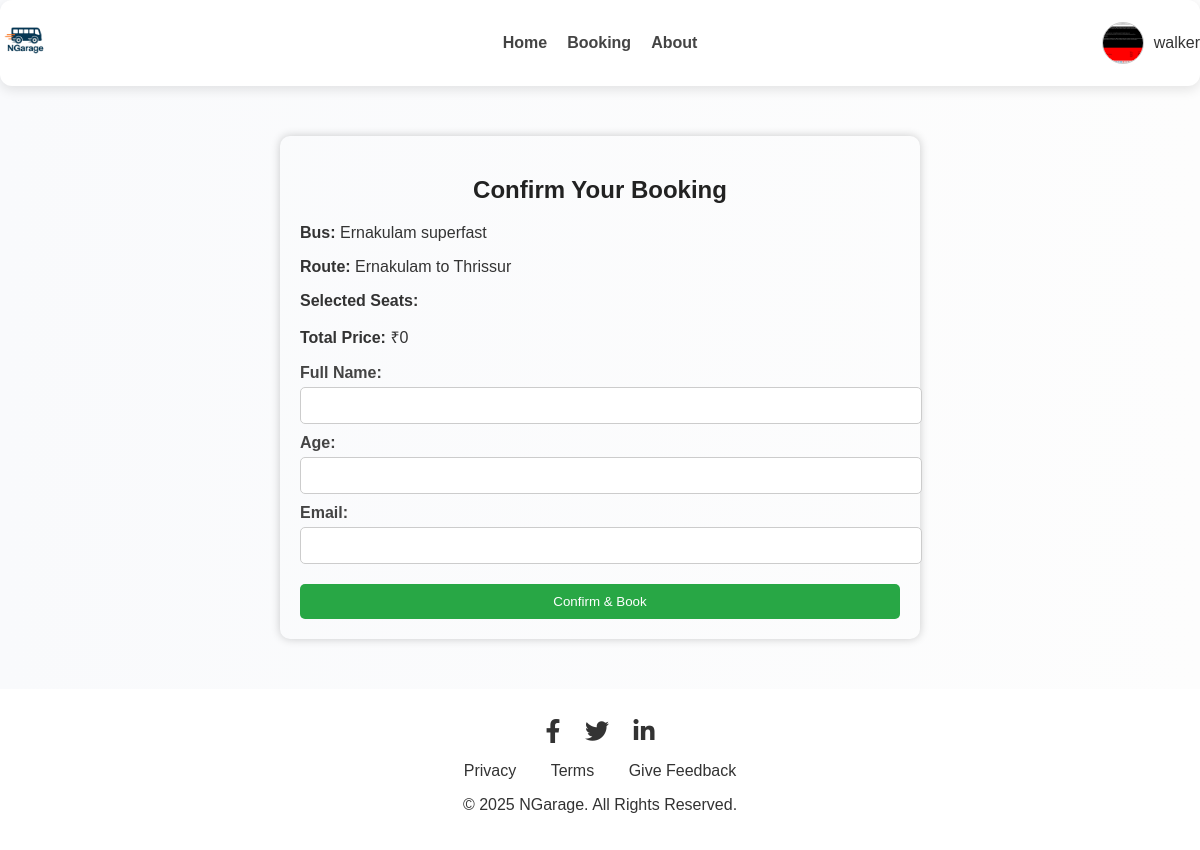
/confirmation/14/ (signed in), run on the app's committed database.
### users/models.py (models this page shows, shortened)
class Profile(models.Model):
    user = models.OneToOneField(settings.AUTH_USER_MODEL, on_delete=models.CASCADE)
    image = models.ImageField(upload_to=user_profile_upload_path, default='profile_pics/default.png')
    phone = models.CharField(max_length=15, blank=True)
    first_name = models.CharField(max_length=50, blank=True)
    last_name = models.CharField(max_length=50, blank=True)

class CustomUser(AbstractUser):
    email = models.EmailField(unique=True)  # Ensure unique email
    reset_token = models.CharField(max_length=64, blank=True, null=True)
    USERNAME_FIELD = 'email'  # Now use email instead of username
    REQUIRED_FIELDS = ['username']  # Username is still required, but not for login
    is_verified = models.BooleanField(default=False)
    verification_token = models.CharField(max_length=64, blank=True, null=True)
    verification_token_created_at = models.DateTimeField(null=True, blank=True)

### booking/models.py (models this page shows, shortened)
class Bus(models.Model):
    name = models.CharField(max_length=100)
    number = models.CharField(max_length=20, unique=True)
    total_seats = models.IntegerField()
    is_ac = models.BooleanField(default=False)
    route = models.ForeignKey('Route', on_delete=models.CASCADE)
    BUS_TYPE_CHOICES = [('AC', 'AC'), ('Non-AC', 'Non-AC')]
    type = models.CharField(max_length=10, choices=BUS_TYPE_CHOICES)
    price = models.DecimalField(max_digits=6, decimal_places=2)
    intermediate_stops = models.JSONField(default=list)
    timing = models.TimeField(default="12:00:00")
    seat_layout = models.TextField(default=json.dumps([
        ['1', '2', 'aisle', '3', '4'],
        ['5', '6', 'aisle', '7', '8'],
        ['9', '10', 'aisle', '11', '12'],
        ['13', '14', 'aisle', '15', '16'],
        ['17', '18', 'aisle', '19', '20'],
        ['21', '22', 'aisle', '23', '24'],
    ]))

class Route(models.Model):
    source = models.CharField(max_length=100)
    destination = models.CharField(max_length=100)
    distance = models.FloatField()
    def __str__(self):
        return f"{self.source} to {self.destination}"

### booking/views.py (the view, shortened to what this page needs)
# urls.py: path('confirmation/<int:schedule_id>/', views.booking_confirmation, name='booking_confirmation'),
def booking_confirmation(request, schedule_id):
    schedule = get_object_or_404(BusSchedule, id=schedule_id)
    bus = schedule.bus
    selected_seats = request.session.get("selected_seats", [])
    total_price = request.session.get("total_price", "0")
    discount_applied = request.session.get("discount_applied", "0")
    total_price = Decimal(total_price)
    discount_applied = Decimal(discount_applied)
    price_without_discount = total_price + discount_applied
    if price_without_discount > 0 and discount_applied > 0:
        discount_percentage = round((discount_applied / price_without_discount) * 100)
    else:
        discount_percentage = 0
    return render(request, 'booking/confirmation.html', {
        'bus': bus,
        'schedule': schedule,
        'seats': selected_seats,
        'price': price_without_discount,
        'total_price': total_price,
        'discount_applied': discount_applied,
        'discount_percentage': discount_percentage,
        'bus_id': bus.id,
        'bus_routes': BusRoute.objects.filter(bus=bus),
    })

### users/context_processors.py (called while the page is built)
def user_profile_context(request):
    if request.user.is_authenticated:
        try:
            return {'user_profile': request.user.profile}
        except Profile.DoesNotExist:
            return {'user_profile': None}
    return {'user_profile': None}

### booking/templates/booking/confirmation.html (shortened to what this page needs)
{% load static %}
{% load crispy_forms_tags %}
<!DOCTYPE html>
<html lang="en">
<head>
    <link href="https://cdnjs.cloudflare.com/ajax/libs/font-awesome/6.0.0-beta3/css/all.min.css" rel="stylesheet">
    <link rel="stylesheet" href="{% static 'css/seat_css.css' %}">
</head>
<body>
    <nav>
      <div>
        <a href="{% url 'home' %}">
          <img src="{% static 'img/ngarage_logo.png' %}" alt="NGarage Logo" style="height: 50px; width: auto;">
        </a>
      </div>
        <div class="nav-center">
          <ul class="nav-links">
            <li><a href="{% url 'home' %}">Home</a></li>
            <a href="{% url 'search_buses' %}">Booking</a>
            <a href="{% url 'about' %}">About</a>
          </ul>
        </div>
        <div class="profile-dropdown">
          <div class="profile-info" onclick="toggleDropdown()">
            {% if user_profile and user_profile.image %}
            <img src="{{ user_profile.image.url }}" alt="Profile" class="rounded-full w-10 h-10">
          {% else %}
            <img src="{% static 'images/default_profile.png' %}" alt="Default Profile" class="rounded-full w-10 h-10">
          {% endif %}
            <span>{{ request.user.first_name|default:request.user.username }}</span>
          </div>
        </div>
      </nav>
    {% block content %}
    <div class="container">
        <h2>Confirm Your Booking</h2>
        <p><strong>Bus:</strong> {{ bus.name }}</p>
        <p><strong>Route:</strong> {{ bus.route }}</p>
        <p><strong>Selected Seats:</strong> {{ seats|join:", " }}</p>
        {% if discount_percentage > 0 %}
        <p><strong>Discount Applied:</strong> {{ discount_percentage }}%</p>
        <p><strong>Final Total Price:</strong> ₹{{ total_price|floatformat:"0" }}</p>
        {% else %}
        <p><strong>Total Price:</strong> ₹{{ price|floatformat:"0" }}</p>
        {% endif %}
        <form action="{% url 'booking_confirmation' schedule_id=schedule.id %}" method="POST">
            <label for="passenger_name">Full Name:</label>
            <input type="text" id="passenger_name" name="passenger_name" required>
            <label for="passenger_age">Age:</label>
            <input type="number" id="passenger_age" name="passenger_age" required>
            <label for="passenger_email">Email:</label>
            <input type="email" id="passenger_email" name="passenger_email" required>
            <button type="submit" class="btn">Confirm & Book</button>
        </form>
    </div>
    {% endblock %}
</body>
<footer class="footer">
    <div class="social-icons">
        <a href="#" class="fab fa-facebook-f"></a>
        <a href="#" class="fab fa-twitter"></a>
        <a href="#" class="fab fa-linkedin-in"></a>
    </div>
    <br>
    <div class="footer-links">
        <a href="{% url 'terms_and_conditions' %}">Privacy</a>
        <a href="{% url 'terms_and_conditions' %}">Terms</a>
        <a href="{% url 'feedback' %}" >Give Feedback</a>
    </div>
    <p>© 2025 NGarage. All Rights Reserved.</p>
  </footer>
</html>

### booking/static/css/seat_css.css (style rules this page uses)
body { font-family: 'Poppins', sans-serif; background: linear-gradient(135deg, #4facfe, #00f2fe); margin: 0; padding: 0; color: white; }
button { transition: all 0.3s ease-in-out; }

### booking/templates/booking/confirmation.html (style rules this page uses)
body { background: linear-gradient(to right, #f9fafc, #fdfdfd); font-family: Arial, sans-serif; color: #000; }
.container { max-width: 600px; padding: 20px; margin: 50px auto; border-radius: 10px; box-shadow: 0px 0px 10px rgba(0, 0, 0, 0.2); color: #333; }
h2 { text-align: center; color: #222; }
label { font-weight: bold; display: block; margin-top: 10px; color: #444; }
input { width: 100%; padding: 10px; margin-top: 5px; border-radius: 5px; border: 1px solid #ccc; }
.btn { display: block; width: 100%; background: #28a745; color: white; padding: 10px; margin-top: 20px; border: none; border-radius: 5px; cursor: pointer; }
nav { background: white; box-shadow: 0 4px 12px rgba(0, 0, 0, 0.1); padding:16px 0px; display: flex; justify-content: space-between; align-items: center; border-radius: 12px; width: 100%; position: relative; }
.nav-center { position: absolute; left: 50%; transform: translateX(-50%); }
.nav-links { list-style: none; display: flex; gap: 20px; margin: 0; padding: 0; flex-wrap: wrap; }
.nav-links a { text-decoration: none; color: #444; font-weight: 600; transition: color 0.3s ease; }
.profile-dropdown { position: relative; }
.profile-info { display: flex; align-items: center; gap: 10px; cursor: pointer; }
.profile-info img { width: 40px; height: 40px; border-radius: 50%; object-fit: cover; border: 1px solid #ccc; }
.profile-info span { font-weight: 500; color: #333; }
.footer { background: white; color: #333; text-align: center; padding: 20px; position: relative; font-size: 16px; }
.footer .social-icons { margin-top: 10px; }
.footer .social-icons a { color: #333; text-decoration: none; margin: 0 10px; font-size: 24px; transition: color 0.3s, transform 0.3s; }
.footer-links a { color: #333; margin: 0 15px; text-decoration: none; font-size: 16px; transition: 0.3s; }

### data on the page
Profile: image (picture)
CustomUser: user.first_name "walker"
Bus: name "Ernakulam superfast", route "Ernakulam to Thrissur"

### other printed values
{{ price|floatformat:"0" }} "0"
